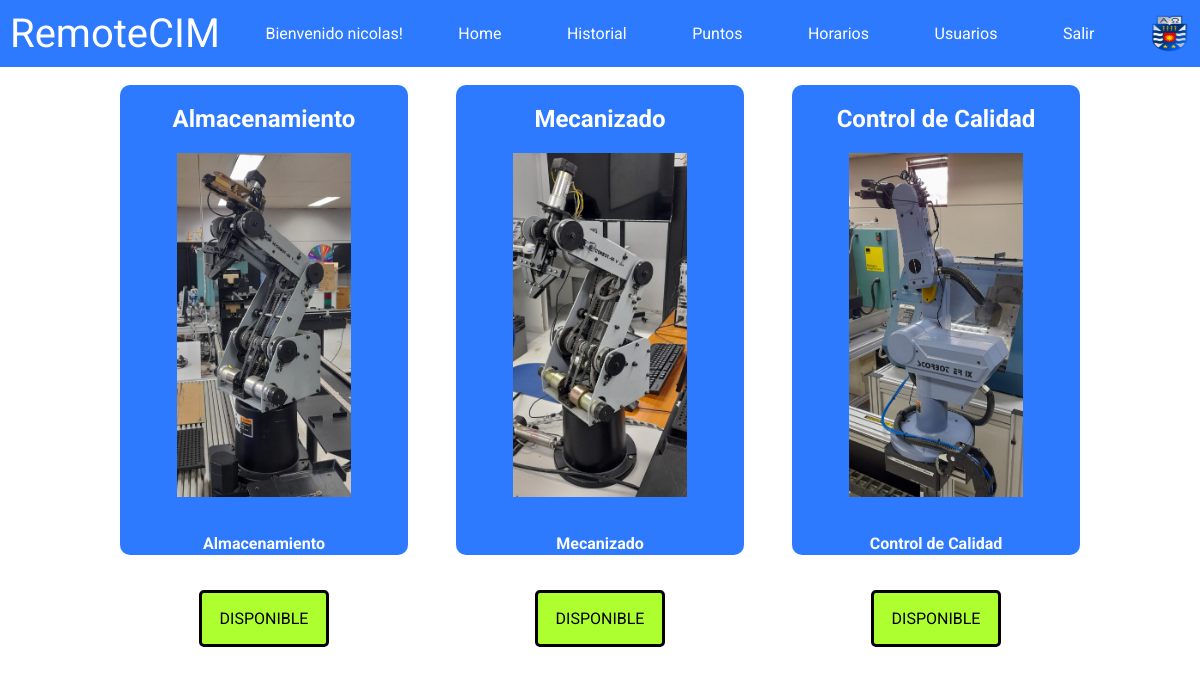
Page /home/ (signed in) on the earlier database version.
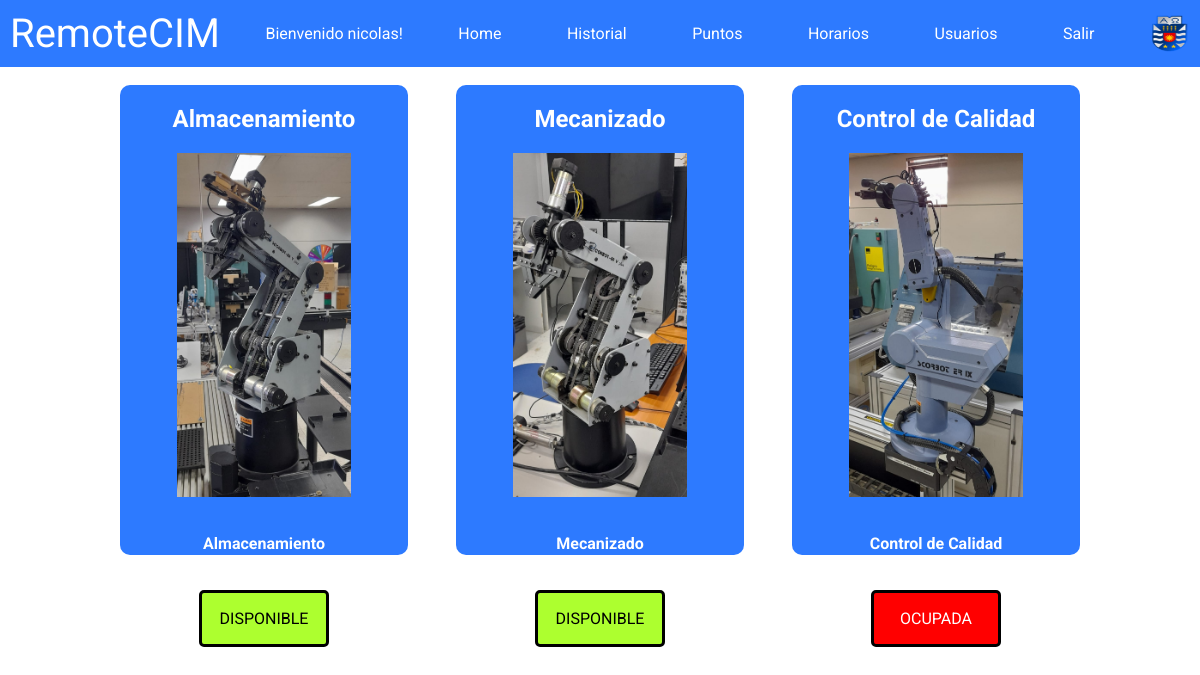
Same page on the later database version.
### remotecim/models.py (models this page shows, shortened)
class Usuario(AbstractBaseUser, PermissionsMixin):
    id_usuario = models.AutoField(primary_key=True)
    nombre = models.CharField(max_length=255)
    apellido = models.CharField(max_length=255)
    email = models.EmailField(max_length=255, unique=True)
    password = models.CharField(max_length=255)
    rol = models.CharField(max_length=255)
    is_active = models.BooleanField(default=True)
    is_staff = models.BooleanField(default=False)
    fecha_hora_inicio = models.DateTimeField(null=True, blank=True)
    fecha_hora_fin = models.DateTimeField(null=True, blank=True)
    ultima_estacion = models.CharField(max_length=255, choices=(
        ('almacenamiento', 'Almacenamiento'),
        ('mecanizado', 'Mecanizado'),
        ('control_de_calidad', 'Control de Calidad'),
    ), null=True, blank=True)
    USERNAME_FIELD = 'email'
    REQUIRED_FIELDS = ['nombre', 'apellido']
    objects = UsuarioManager()

class EstacionDeTrabajo(models.Model):
    id_estacion = models.AutoField(primary_key=True)
    descripcion = models.CharField(max_length=255)
    disponibilidad = models.BooleanField(default=True)

### remotecim/views.py (the view)
# urls.py: path('home/', home_view, name = 'home'),
def home_view(request):
    if request.user.is_authenticated:
        estaciones = EstacionDeTrabajo.objects.all()
        context = {
            'estaciones': estaciones
        }
        return render(request, 'home.html', context)
    else:
        return redirect('login')

### remotecim/templates/home.html (shortened to what this page needs)
{% extends 'base.html' %}
{% load static %}
{% block content %}
    <div class="card-container">
        {% for estacion in estaciones %}
        <div class="card">
          <h2>{{ estacion.descripcion }}</h2>
          <a href="{% url 'connect_device' estacion.id_estacion %}?ultima_estacion={{ estacion.descripcion }}">
            {% if estacion.id_estacion == 1 %}
              <img src="{% static 'images/almacenamiento.jpeg' %}" alt="Scorbot">
            {% elif estacion.id_estacion == 2 %}
              <img src="{% static 'images/mecanizado.jpeg' %}" alt="Scorbot">
            {% elif estacion.id_estacion == 3 %}
              <img src="{% static 'images/control-calidad.jpeg' %}" alt="Scorbot">
            {% endif %}
          </a>
          <h6>{{ estacion.descripcion }}</h6>
          <div class="{% if estacion.disponibilidad %}disponible{% else %}ocupada{% endif %}">
            {% if estacion.disponibilidad %}
              <p>DISPONIBLE</p>
            {% else %}
              <p>OCUPADA</p>
            {% endif %}
          </div>
        </div>
        {% endfor %}
    </div>
{% endblock %}

### remotecim/templates/base.html (shortened to what this page needs)
{% load static %}
{% include 'navbar.html' %}
<!DOCTYPE html>
<html>
  <head>
    <link rel="stylesheet" href="https://cdnjs.cloudflare.com/ajax/libs/font-awesome/6.4.0/css/all.min.css" />    <link rel="stylesheet" type="text/css" href="{% static 'css/styles-navbar.css' %}">
    <link rel="stylesheet" type="text/css" href="{% static 'css/styles-login.css' %}">
    <link rel="stylesheet" type="text/css" href="{% static 'css/styles-home.css' %}">
    <link rel="stylesheet" type="text/css" href="{% static 'css/styles-historial.css' %}">
    <link rel="stylesheet" type="text/css" href="{% static 'css/styles-main.css' %}">
    <link rel="stylesheet" type="text/css" href="{% static 'css/styles-registro.css' %}">
    <link rel="stylesheet" type="text/css" href="{% static 'css/styles-vista_usuarios.css' %}">
    <link rel="stylesheet" type="text/css" href="{% static 'css/styles-horario.css' %}">
    <link rel="stylesheet" href="https://cdn.jsdelivr.net/npm/sweetalert2@11.1.4/dist/sweetalert2.min.css">
  </head>
  <body>
    {% block content %}
    {% endblock %}
  </body>
</html>

### remotecim/templates/navbar.html
{% load static %}
<nav class="navbar">
    <a class="logo-navbar">RemoteCIM</a>
    {% if user.is_authenticated %}
        <div class="navbar-text">Bienvenido {{ user.nombre }}!</div>
        <a class="a-navbar" href="{% url 'home' %}">Home</a>
        <a class="a-navbar" href="{% url 'historial' %}">Historial</a>
        <a class="a-navbar" href="{% url 'puntos' %}">Puntos</a>
        <a class="a-navbar" href="{% url 'horario' %}">Horarios</a>
        {% if user.rol != 'estudiante' %}
            <a class="a-navbar" href="{% url 'registro' %}">Usuarios</a>
        {% endif %}
        <a class="a-navbar" href="{% url 'logout' %}">Salir</a>
    {% endif %}
    <a href="https://www.ubiobio.cl/w/" target="_blank"><img src="{% static 'images/ubb_escudo.png' %}" width="40px" height="40px" alt="logo-ubb-navbar"></a>
</nav>

### remotecim/static/css/styles-navbar.css (style rules this page uses)
body { font-family: 'Roboto', sans-serif; margin: 0; padding: 0; }
:root { --primary-color: #2d7aff; }
.logo-navbar { font-size: 40px; color: white; }
.a-navbar { background-color: var(--primary-color); color: white; padding: 10px; font-size: 16px; border: none; cursor: pointer; text-decoration: none; }
.navbar { display: flex; justify-content: space-between; align-items: center; background-color: var(--primary-color); color: #fff; padding: 10px; transition: background-color 0.5s ease-in-out; }

### remotecim/static/css/styles-home.css (style rules this page uses)
.card-container { display: flex; justify-content: space-between; flex-wrap: wrap; width: 80%; margin: 1.5% auto; }
.card { width: 30%; background-color: #2d7aff; border-radius: 10px; box-sizing: border-box; text-align: center; transition: all 1.7s ease-in-out; cursor: pointer; }
.card h2 { margin-top: 0; text-align: center; color: white; }
.card h6 { font-size: 16px; color: white; }
.card img { width: 70%; height: 80%; object-fit: cover; }
.disponible { border: 3px solid black; border-radius: 5px; width: 50%; margin: 0 auto; background-color: greenyellow; color: black; }
.ocupada { border: 3px solid black; border-radius: 5px; width: 50%; margin: 0 auto; background-color: red; color: white; }
@media (min-width: 1024px) { .card-container { display: flex; justify-content: space-between; flex-wrap: wrap; } }
@media (min-width: 1024px) { .card { width: 30%; margin-bottom: 20px; padding: 20px; box-sizing: border-box; } }

### remotecim/static/css/styles-main.css (style rules this page uses)
a { text-decoration: none; color: white; }

Differences in the rows shown:
changed EstacionDeTrabajo "Control de Calidad": disponibilidad "DISPONIBLE" → "OCUPADA"
